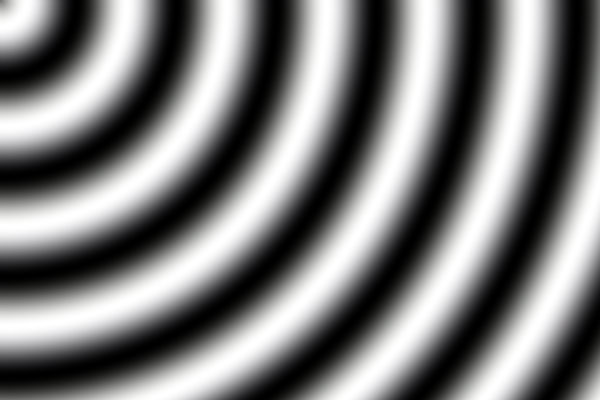
Frame 1 (no input)
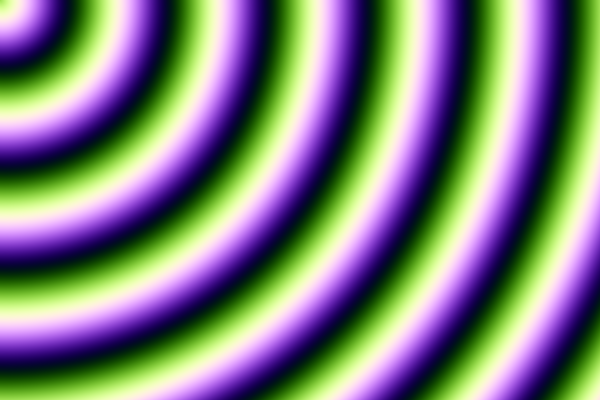
Frame 60 (no input)
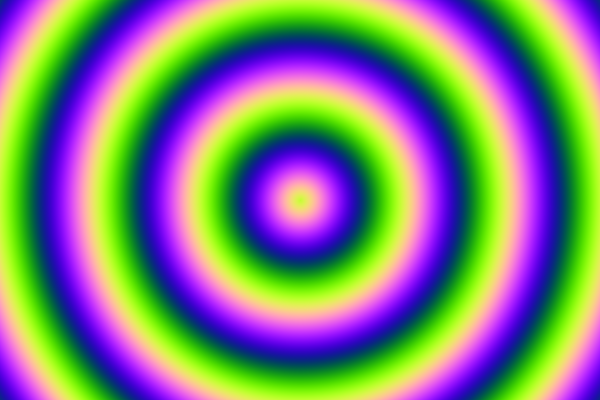
Frame 120 (the mouse pressed at the canvas centre since frame 60)

The p5.js sketch that drew these frames (run headless with seeded random() and noise() and a simulated clock; from frame 60 on, the mouse is pressed at the canvas centre):

// p5.js sketch
// ── sketch.js

function setup() {
  createCanvas(600, 400);
  pixelDensity(1);
}

function draw() {
  background(255);
  
  loadPixels();
  // Draw a simple 2D gradient
  for (let y = 0; y < height; y++) {  
    for (let x = 0; x < width; x++) {
      // Compute color with an external function
      const rgba = computePixelColor2(x, y, width, height, mouseX, mouseY, frameCount, 100);

      const index = 4 * (x + y * width);
      pixels[index + 0] = rgba[0];
      pixels[index + 1] = rgba[1];
      pixels[index + 2] = rgba[2];
      pixels[index + 3] = rgba[3];
    }
  }
  updatePixels();
}


// Define a function to calculate a color based on
// the pixel location and screen size
function computePixelColor(x, y, width, height) {
  const nx = x / width;
  const ny = y / height;
  return [255 * nx, 255 * ny, 0, 255];  // [R, G, B, A]
}

// Define a function to calculate a color based on
// the pixel location and custom additional parameters
function computePixelColor2(x, y, width, height, mouseX, mouseY, frame, waveLength) {
  const dx = mouseX - x;
  const dy = mouseY - y;
  const d = Math.sqrt(dx * dx + dy * dy);

  const r = 255 * 0.5 * (Math.sin(2 * Math.PI * d / waveLength - 0.1 * frame) + 1);
  const g = 255 * 0.5 * (Math.sin(2 * Math.PI * d / waveLength - 0.09 * frame) + 1);
  const b = 255 * 0.5 * (Math.sin(2 * Math.PI * d / waveLength - 0.11 * frame) + 1);

  return [r, g, b, 255];  // [R, G, B, A]
}
